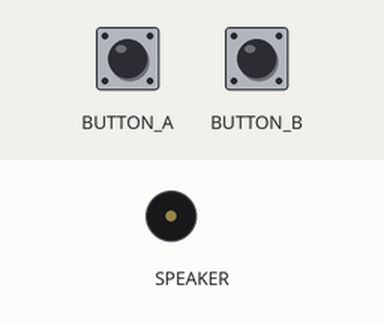
Bench run of a program on a simulated Circuit Playground running CircuitPython. On the bench: buzzer (waves = sounding). The test bench sets the inputs (shaded band).

Above: at 1.2 s.
1.3 s: button A pressed for 0.15 s
At 1.8 s:
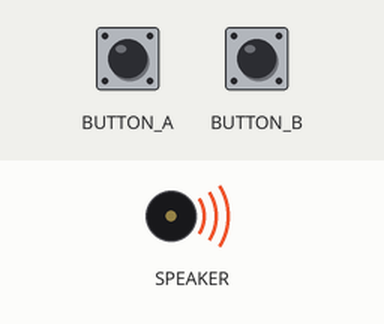
4.4 s: button B pressed for 3.2 s
At 9.1 s:
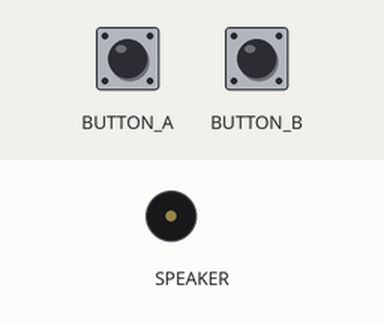
9.4 s: button B pressed for 0.15 s
At 10.2 s:
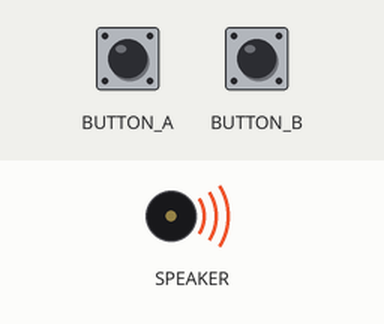
12.5 s: button B pressed for 1 s
At 14.7 s:
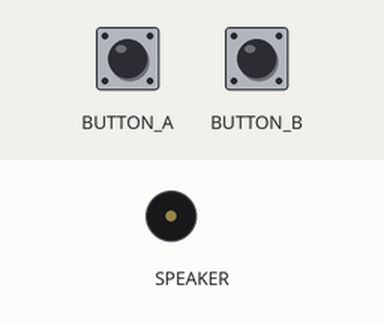
Timing chart, 0 to 16.2 s (numbered marks = the images above; inputs shaded):
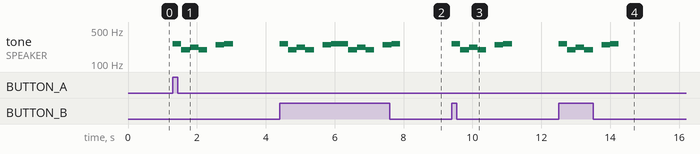

Measured:
- after the input at 1.3 s, tone on SPEAKER: plays 262 Hz for 0.25 s, 196 Hz for 0.25 s, 220 Hz for 0.25 s, 196 Hz for 0.25 s, 247 Hz for 0.25 s, 262 Hz for 0.25 s, starting at once
- after the input at 4.4 s, tone on SPEAKER: plays 262 Hz for 0.25 s, 196 Hz for 0.25 s, 220 Hz for 0.25 s, 196 Hz for 0.25 s, 247 Hz for 0.25 s, 262 Hz for 0.50 s … (11 notes in this stretch), starting at once
- after the input at 9.4 s, tone on SPEAKER: plays 262 Hz for 0.25 s, 196 Hz for 0.25 s, 220 Hz for 0.25 s, 196 Hz for 0.25 s, 247 Hz for 0.25 s, 262 Hz for 0.25 s, starting at once
- after the input at 12.5 s, tone on SPEAKER: plays 262 Hz for 0.25 s, 196 Hz for 0.25 s, 220 Hz for 0.25 s, 196 Hz for 0.25 s, 247 Hz for 0.25 s, 262 Hz for 0.25 s, starting at once

The program:

play_melody.py
```python
import time
from pitches import *
from adafruit_circuitplayground.express import cpx

# notes in the melody:
melody = (
  NOTE_C4, NOTE_G3, NOTE_G3, NOTE_A3, NOTE_G3, 0, NOTE_B3, NOTE_C4
)

# note durations: 4 = quarter note, 8 = eighth note, etc.:
tempo = (
  4, 8, 8, 4, 4, 4, 4, 4
)

# Loop forever
while True:
    if cpx.button_a or cpx.button_b:
        for i in range(len(melody)):
            note_duration = 1 / tempo[i]
            note = melody[i]
            if note == 0:
                time.sleep(note_duration)
            else:
                cpx.play_tone(note, note_duration)
```

pitches.py
```python
#********************************************************************
#* Musical Notes via https://www.arduino.cc/en/Tutorial/ToneMelody  *
#********************************************************************

NOTE_B0  = 31
NOTE_C1  = 33
NOTE_CS1 = 35
NOTE_D1  = 37
NOTE_DS1 = 39
NOTE_E1  = 41
NOTE_F1  = 44
NOTE_FS1 = 46
NOTE_G1  = 49
NOTE_GS1 = 52
NOTE_A1  = 55
NOTE_AS1 = 58
NOTE_B1  = 62
NOTE_C2  = 65
NOTE_CS2 = 69
NOTE_D2  = 73
NOTE_DS2 = 78
NOTE_E2  = 82
NOTE_F2  = 87
NOTE_FS2 = 93
NOTE_G2  = 98
NOTE_GS2 = 104
NOTE_A2  = 110
NOTE_AS2 = 117
NOTE_B2  = 123
NOTE_C3  = 131
NOTE_CS3 = 139
NOTE_D3  = 147
NOTE_DS3 = 156
NOTE_E3  = 165
NOTE_F3  = 175
NOTE_FS3 = 185
NOTE_G3  = 196
NOTE_GS3 = 208
NOTE_A3  = 220
NOTE_AS3 = 233
NOTE_B3  = 247
NOTE_C4  = 262
NOTE_CS4 = 277
NOTE_D4  = 294
NOTE_DS4 = 311
NOTE_E4  = 330
NOTE_F4  = 349
NOTE_FS4 = 370
NOTE_G4  = 392
NOTE_GS4 = 415
NOTE_A4  = 440
NOTE_AS4 = 466
NOTE_B4  = 494
NOTE_C5  = 523
NOTE_CS5 = 554
NOTE_D5  = 587
NOTE_DS5 = 622
NOTE_E5  = 659
NOTE_F5  = 698
NOTE_FS5 = 740
NOTE_G5  = 784
NOTE_GS5 = 831
NOTE_A5  = 880
NOTE_AS5 = 932
NOTE_B5  = 988
NOTE_C6  = 1047
NOTE_CS6 = 1109
NOTE_D6  = 1175
NOTE_DS6 = 1245
NOTE_E6  = 1319
NOTE_F6  = 1397
NOTE_FS6 = 1480
NOTE_G6  = 1568
NOTE_GS6 = 1661
NOTE_A6  = 1760
NOTE_AS6 = 1865
NOTE_B6  = 1976
NOTE_C7  = 2093
NOTE_CS7 = 2217
NOTE_D7  = 2349
NOTE_DS7 = 2489
NOTE_E7  = 2637
NOTE_F7  = 2794
NOTE_FS7 = 2960
NOTE_G7  = 3136
NOTE_GS7 = 3322
# CPX currently doesn't support freq > 3500
#NOTE_A7  = 3520
#NOTE_AS7 = 3729
#NOTE_B7  = 3951
#NOTE_C8  = 4186
#NOTE_CS8 = 4435
#NOTE_D8  = 4699
#NOTE_DS8 = 4978
```
